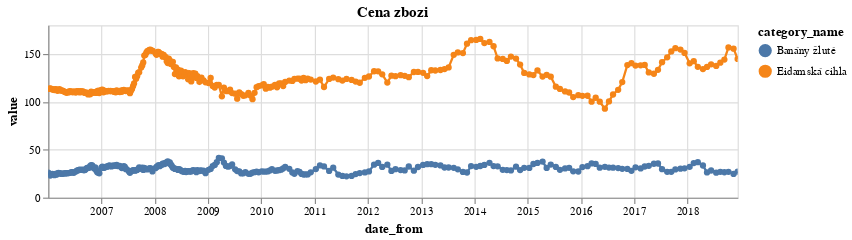

The notebook cell saved with this chart:
### Code cell
selection = alt.selection_multi(fields = ['category_name'], bind = 'legend')



alt.Chart(df_price2).mark_line(point = True).transform_window(
    prev_value = 'lag(value)',
    sort = [{'field':'date_from'}],
    groupby = ['category_name']
).transform_calculate(
    pct_change = '(datum.value - datum.prev_value)/datum.prev_value'                               
).encode(
    x = 'date_from',
    y = 'value',
    color =  alt.Color('category_name:N'),
    tooltip = ['category_name', 'date_from', 'value', alt.Tooltip('pct_change:Q', format='.2%')],
    opacity = alt.condition(selection, alt.value(1), alt.value(0.2))
).properties(
    title = 'Cena zbozi',
    width = 600, 
    height = 150
).interactive().add_selection(selection)

### Figure 1 — Vega-Lite specification as saved in the notebook (floating-point values rounded to 4 significant figures; data arrays with more than 128 entries replaced by an {"elided": "..."} marker saying what was removed)
{"config": {"view": {"continuousWidth": 400, "continuousHeight": 300}}, "data": {"name": "data-f683c664497fcef1b74b0891c844a282"}, "mark": {"type": "line", "point": true}, "encoding": {"color": {"field": "category_name", "type": "nominal"}, "opacity": {"condition": {"value": 1, "selection": "selector007"}, "value": 0.2}, "tooltip": [{"field": "category_name", "type": "nominal"}, {"field": "date_from", "type": "temporal"}, {"field": "value", "type": "quantitative"}, {"field": "pct_change", "format": ".2%", "type": "quantitative"}], "x": {"field": "date_from", "type": "temporal"}, "y": {"field": "value", "type": "quantitative"}}, "height": 150, "selection": {"selector008": {"type": "interval", "bind": "scales", "encodings": ["x", "y"]}, "selector007": {"type": "multi", "fields": ["category_name"], "bind": "legend"}}, "title": "Cena zbozi", "transform": [{"window": [{"op": "lag", "field": "value", "as": "prev_value"}], "groupby": ["category_name"], "sort": [{"field": "date_from"}]}, {"calculate": "(datum.value - datum.prev_value)/datum.prev_value", "as": "pct_change"}], "width": 600, "$schema": "https://vega.github.io/schema/vega-lite/v4.17.0.json", "datasets": {"data-f683c664497fcef1b74b0891c844a282": {"elided": "572 records"}}}
